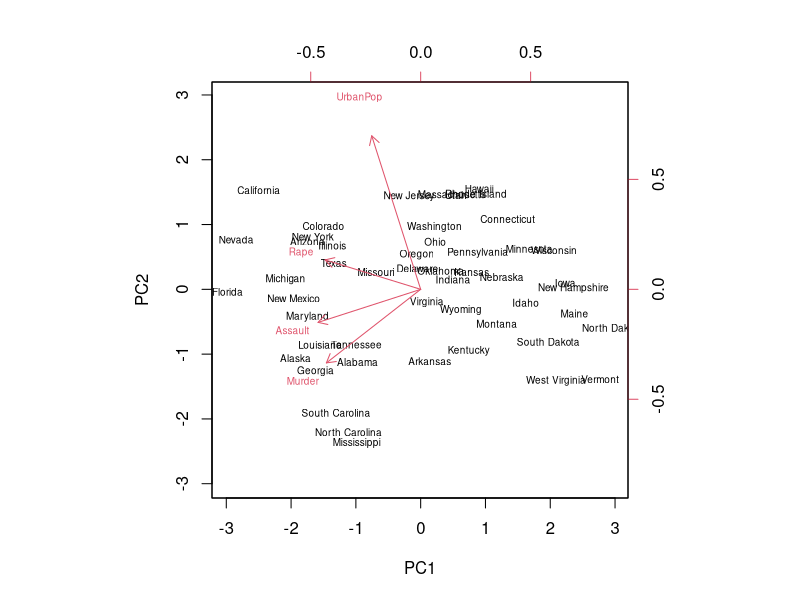
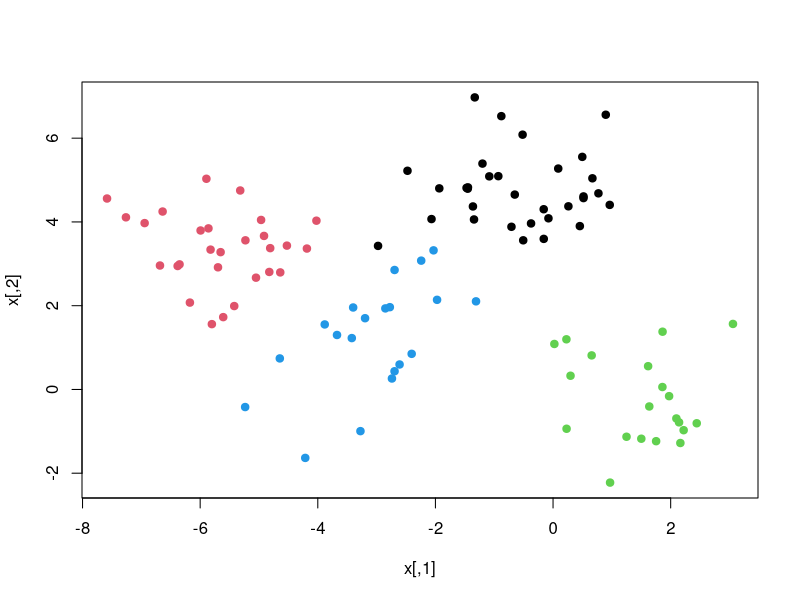
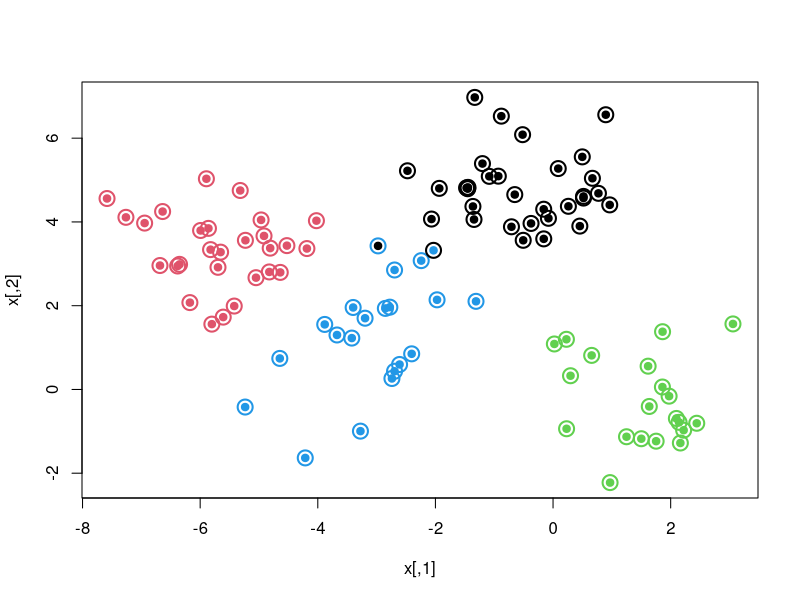
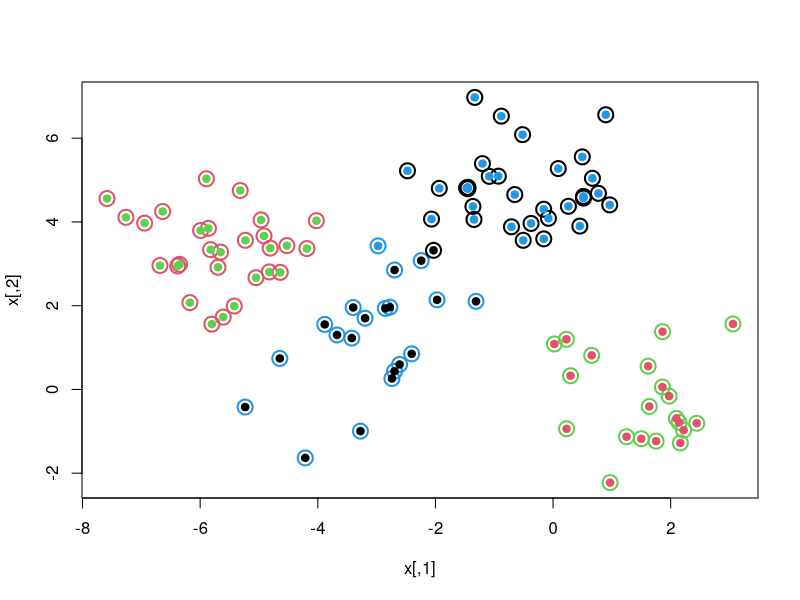
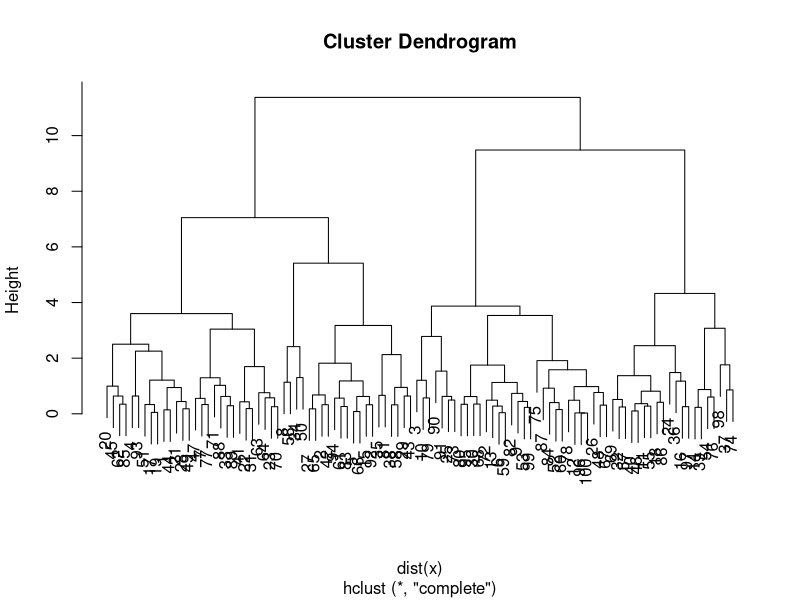
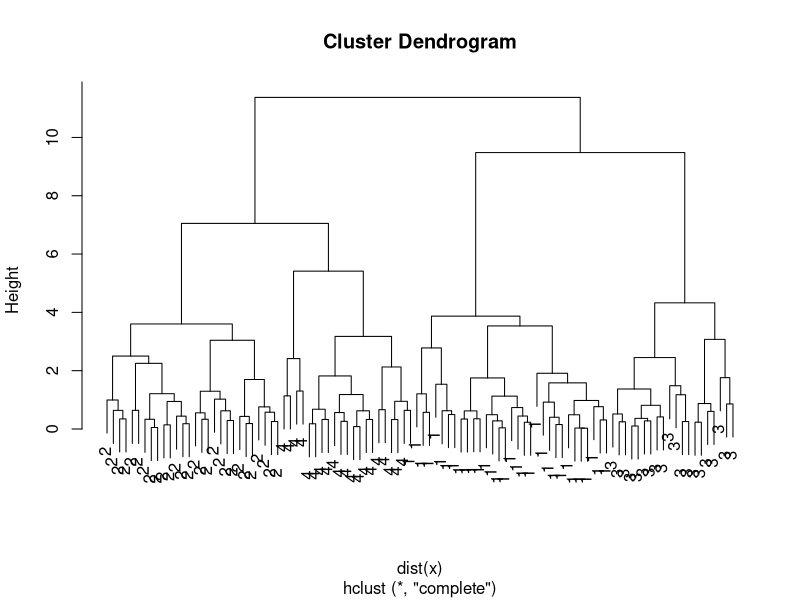

Write R code to recreate these figures, in order.
## ---- chunk 1
dimnames(USArrests)
apply(USArrests,2,mean)
apply(USArrests,2,var)
## ---- chunk 2
pca.out=prcomp(USArrests, scale=TRUE)
pca.out
names(pca.out)
## ---- chunk 3
biplot(pca.out, scale=0, cex=.6)
## ---- chunk 4
set.seed(101)
x=matrix(rnorm(100*2),100,2)
xmean=matrix(rnorm(8,sd=4),4,2)
which=sample(1:4,100,replace=TRUE)
x=x+xmean[which,]
plot(x,col=which,pch=19)
## ---- chunk 5
km.out=kmeans(x,4,nstart=15)
km.out
plot(x,col=km.out$cluster,cex=2,pch=1,lwd=2)
points(x,col=which,pch=19)
## ---- chunk 6
table(km.out$cluster,which)
plot(x,col=km.out$cluster,cex=2,pch=1,lwd=2)
points(x,col=c(4,3,2,1)[which],pch=19)
## ---- chunk 7
hc.complete=hclust(dist(x), method="complete")
plot(hc.complete)
## ---- chunk 8
hc.cut=cutree(hc.complete,4)
table(hc.cut,which)
table(hc.cut,km.out$cluster)
## ---- chunk 9
plot(hc.complete,labels = which)
